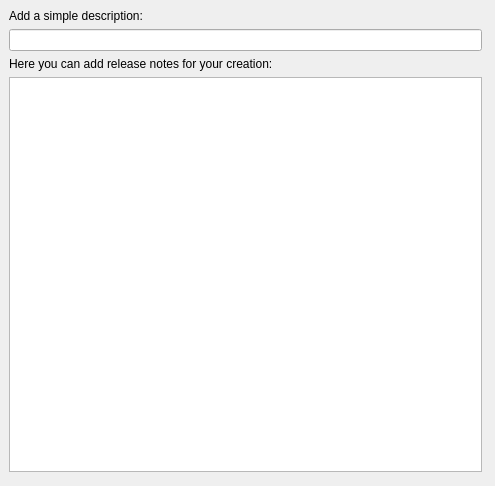
<ui version="4.0" >
 <class>PlasmagikDesignedWidget</class>
 <widget class="QWidget" name="PlasmagikDesignedWidget" >
  <property name="geometry" >
   <rect>
    <x>0</x>
    <y>0</y>
    <width>495</width>
    <height>486</height>
   </rect>
  </property>
  <property name="minimumSize" >
   <size>
    <width>0</width>
    <height>0</height>
   </size>
  </property>
  <property name="windowTitle" >
   <string>Form</string>
  </property>
  <widget class="QStackedWidget" name="mainWidget" >
   <property name="geometry" >
    <rect>
     <x>0</x>
     <y>0</y>
     <width>491</width>
     <height>481</height>
    </rect>
   </property>
   <property name="sizePolicy" >
    <sizepolicy>
     <hsizetype>3</hsizetype>
     <vsizetype>3</vsizetype>
     <horstretch>0</horstretch>
     <verstretch>0</verstretch>
    </sizepolicy>
   </property>
   <property name="minimumSize" >
    <size>
     <width>460</width>
     <height>400</height>
    </size>
   </property>
   <property name="autoFillBackground" >
    <bool>true</bool>
   </property>
   <property name="frameShadow" >
    <enum>QFrame::Sunken</enum>
   </property>
   <property name="currentIndex" >
    <number>2</number>
   </property>
   <widget class="QWidget" name="page_3" >
    <layout class="QGridLayout" >
     <property name="margin" >
      <number>9</number>
     </property>
     <property name="spacing" >
      <number>6</number>
     </property>
     <item row="0" column="0" >
      <layout class="QVBoxLayout" >
       <property name="margin" >
        <number>0</number>
       </property>
       <property name="spacing" >
        <number>6</number>
       </property>
       <item>
        <spacer>
         <property name="orientation" >
          <enum>Qt::Vertical</enum>
         </property>
         <property name="sizeType" >
          <enum>QSizePolicy::Fixed</enum>
         </property>
         <property name="sizeHint" >
          <size>
           <width>20</width>
           <height>40</height>
          </size>
         </property>
        </spacer>
       </item>
       <item>
        <widget class="QLabel" name="firstLabel" >
         <property name="text" >
          <string>&lt;html>&lt;head>&lt;meta name="qrichtext" content="1" />&lt;style type="text/css">
p, li { white-space: pre-wrap; }
&lt;/style>&lt;/head>&lt;body style=" font-family:'Sans Serif'; font-size:9pt; font-weight:400; font-style:normal; text-decoration:none;">
&lt;p style=" margin-top:0px; margin-bottom:0px; margin-left:0px; margin-right:0px; -qt-block-indent:0; text-indent:0px; font-size:10pt;">Hello,&lt;br />with this dialog you are going to magically package your&lt;/p>
&lt;p style=" margin-top:0px; margin-bottom:0px; margin-left:0px; margin-right:0px; -qt-block-indent:0; text-indent:0px; font-size:10pt;">new exciting creation.&lt;/p>
&lt;p style="-qt-paragraph-type:empty; margin-top:0px; margin-bottom:0px; margin-left:0px; margin-right:0px; -qt-block-indent:0; text-indent:0px; font-size:10pt;">&lt;/p>
&lt;p style=" margin-top:0px; margin-bottom:0px; margin-left:0px; margin-right:0px; -qt-block-indent:0; text-indent:0px; font-size:10pt;">Your creation will need to be in an empty folder, containing just the files&lt;/p>
&lt;p style=" margin-top:0px; margin-bottom:0px; margin-left:0px; margin-right:0px; -qt-block-indent:0; text-indent:0px; font-size:10pt;">you want to be packaged. Please note that the &lt;span style=" font-weight:600; color:#000000;">WHOLE &lt;/span>&lt;span style=" color:#000000;">directory,&lt;/span>&lt;/p>
&lt;p style=" margin-top:0px; margin-bottom:0px; margin-left:0px; margin-right:0px; -qt-block-indent:0; text-indent:0px; font-size:10pt; color:#000000;">with all its content, will be packaged.&lt;/p>
&lt;p style="-qt-paragraph-type:empty; margin-top:0px; margin-bottom:0px; margin-left:0px; margin-right:0px; -qt-block-indent:0; text-indent:0px; font-size:10pt;">&lt;/p>
&lt;p style=" margin-top:0px; margin-bottom:0px; margin-left:0px; margin-right:0px; -qt-block-indent:0; text-indent:0px; font-size:10pt;">If you are going to use a custom licence, please&lt;/p>
&lt;p style=" margin-top:0px; margin-bottom:0px; margin-left:0px; margin-right:0px; -qt-block-indent:0; text-indent:0px; font-size:10pt;">remember to add a file called '&lt;span style=" font-weight:600;">COPYING&lt;/span>'  in the top level of the directory&lt;/p>
&lt;p style=" margin-top:0px; margin-bottom:0px; margin-left:0px; margin-right:0px; -qt-block-indent:0; text-indent:0px; font-size:10pt;">you are going to package. Note that this file existance will be checked,&lt;/p>
&lt;p style=" margin-top:0px; margin-bottom:0px; margin-left:0px; margin-right:0px; -qt-block-indent:0; text-indent:0px; font-size:10pt;">and the filename must be uppercase (the check is  case-sensitive).&lt;/p>&lt;/body>&lt;/html></string>
         </property>
         <property name="textFormat" >
          <enum>Qt::RichText</enum>
         </property>
        </widget>
       </item>
       <item>
        <spacer>
         <property name="orientation" >
          <enum>Qt::Vertical</enum>
         </property>
         <property name="sizeType" >
          <enum>QSizePolicy::Expanding</enum>
         </property>
         <property name="sizeHint" >
          <size>
           <width>20</width>
           <height>71</height>
          </size>
         </property>
        </spacer>
       </item>
      </layout>
     </item>
    </layout>
   </widget>
   <widget class="QWidget" name="page" >
    <layout class="QGridLayout" >
     <property name="margin" >
      <number>9</number>
     </property>
     <property name="spacing" >
      <number>6</number>
     </property>
     <item row="0" column="0" >
      <layout class="QVBoxLayout" >
       <property name="margin" >
        <number>0</number>
       </property>
       <property name="spacing" >
        <number>6</number>
       </property>
       <item>
        <spacer>
         <property name="orientation" >
          <enum>Qt::Vertical</enum>
         </property>
         <property name="sizeType" >
          <enum>QSizePolicy::Fixed</enum>
         </property>
         <property name="sizeHint" >
          <size>
           <width>20</width>
           <height>1</height>
          </size>
         </property>
        </spacer>
       </item>
       <item>
        <widget class="QLabel" name="label_3" >
         <property name="sizePolicy" >
          <sizepolicy>
           <hsizetype>1</hsizetype>
           <vsizetype>5</vsizetype>
           <horstretch>0</horstretch>
           <verstretch>0</verstretch>
          </sizepolicy>
         </property>
         <property name="text" >
          <string>Fill all the fileds:</string>
         </property>
         <property name="alignment" >
          <set>Qt::AlignCenter</set>
         </property>
        </widget>
       </item>
       <item>
        <spacer>
         <property name="orientation" >
          <enum>Qt::Vertical</enum>
         </property>
         <property name="sizeType" >
          <enum>QSizePolicy::Fixed</enum>
         </property>
         <property name="sizeHint" >
          <size>
           <width>51</width>
           <height>7</height>
          </size>
         </property>
        </spacer>
       </item>
       <item>
        <layout class="QVBoxLayout" >
         <property name="margin" >
          <number>0</number>
         </property>
         <property name="spacing" >
          <number>6</number>
         </property>
         <item>
          <widget class="QGroupBox" name="groupBox" >
           <property name="sizePolicy" >
            <sizepolicy>
             <hsizetype>5</hsizetype>
             <vsizetype>0</vsizetype>
             <horstretch>0</horstretch>
             <verstretch>0</verstretch>
            </sizepolicy>
           </property>
           <property name="title" >
            <string>Required fields:</string>
           </property>
           <layout class="QGridLayout" >
            <property name="margin" >
             <number>9</number>
            </property>
            <property name="spacing" >
             <number>6</number>
            </property>
            <item row="0" column="0" >
             <layout class="QHBoxLayout" >
              <property name="margin" >
               <number>0</number>
              </property>
              <property name="spacing" >
               <number>6</number>
              </property>
              <item>
               <spacer>
                <property name="orientation" >
                 <enum>Qt::Horizontal</enum>
                </property>
                <property name="sizeType" >
                 <enum>QSizePolicy::Fixed</enum>
                </property>
                <property name="sizeHint" >
                 <size>
                  <width>40</width>
                  <height>20</height>
                 </size>
                </property>
               </spacer>
              </item>
              <item>
               <layout class="QGridLayout" >
                <property name="margin" >
                 <number>0</number>
                </property>
                <property name="spacing" >
                 <number>6</number>
                </property>
                <item row="0" column="0" >
                 <widget class="QLabel" name="plasmoidNameLabel" >
                  <property name="text" >
                   <string>Name:</string>
                  </property>
                 </widget>
                </item>
                <item row="0" column="1" >
                 <widget class="KLineEdit" name="plasmoidName" />
                </item>
                <item row="1" column="0" >
                 <widget class="QLabel" name="label_6" >
                  <property name="text" >
                   <string>Author:</string>
                  </property>
                 </widget>
                </item>
                <item row="1" column="1" >
                 <widget class="KLineEdit" name="plasmoidAuthor" />
                </item>
                <item row="2" column="0" >
                 <widget class="QLabel" name="plasmoidVersionLabel" >
                  <property name="text" >
                   <string>Version:</string>
                  </property>
                 </widget>
                </item>
                <item row="2" column="1" >
                 <widget class="KRestrictedLine" name="plasmoidVersion" />
                </item>
                <item row="3" column="0" >
                 <widget class="QLabel" name="label_10" >
                  <property name="text" >
                   <string>Licence:</string>
                  </property>
                 </widget>
                </item>
                <item row="3" column="1" >
                 <widget class="QComboBox" name="plasmoidLicence" >
                  <item>
                   <property name="text" >
                    <string/>
                   </property>
                  </item>
                  <item>
                   <property name="text" >
                    <string>GPL</string>
                   </property>
                  </item>
                  <item>
                   <property name="text" >
                    <string>LGPL</string>
                   </property>
                  </item>
                  <item>
                   <property name="text" >
                    <string>BSD</string>
                   </property>
                  </item>
                  <item>
                   <property name="text" >
                    <string>MPL</string>
                   </property>
                  </item>
                  <item>
                   <property name="text" >
                    <string>Creative Commons 3.0 BY</string>
                   </property>
                  </item>
                  <item>
                   <property name="text" >
                    <string>Creative Commons 3.0 BY-SA</string>
                   </property>
                  </item>
                  <item>
                   <property name="text" >
                    <string>Creative Commons 3.0 BY-ND</string>
                   </property>
                  </item>
                  <item>
                   <property name="text" >
                    <string>Creative Commons 3.0 BY-ND-NC</string>
                   </property>
                  </item>
                  <item>
                   <property name="text" >
                    <string>Creative Commons 3.0 BY-NC-SA</string>
                   </property>
                  </item>
                  <item>
                   <property name="text" >
                    <string>Custom licence...</string>
                   </property>
                  </item>
                 </widget>
                </item>
                <item row="4" column="0" >
                 <widget class="QLabel" name="label_20" >
                  <property name="text" >
                   <string>Content type:  </string>
                  </property>
                 </widget>
                </item>
                <item row="4" column="1" >
                 <widget class="QComboBox" name="plasmoidLanguage" />
                </item>
               </layout>
              </item>
             </layout>
            </item>
           </layout>
          </widget>
         </item>
         <item>
          <spacer>
           <property name="orientation" >
            <enum>Qt::Vertical</enum>
           </property>
           <property name="sizeType" >
            <enum>QSizePolicy::Fixed</enum>
           </property>
           <property name="sizeHint" >
            <size>
             <width>20</width>
             <height>25</height>
            </size>
           </property>
          </spacer>
         </item>
         <item>
          <widget class="QGroupBox" name="groupBox_2" >
           <property name="sizePolicy" >
            <sizepolicy>
             <hsizetype>5</hsizetype>
             <vsizetype>0</vsizetype>
             <horstretch>0</horstretch>
             <verstretch>0</verstretch>
            </sizepolicy>
           </property>
           <property name="title" >
            <string>Optional fields:</string>
           </property>
           <layout class="QGridLayout" >
            <property name="margin" >
             <number>9</number>
            </property>
            <property name="spacing" >
             <number>6</number>
            </property>
            <item row="0" column="0" >
             <layout class="QHBoxLayout" >
              <property name="margin" >
               <number>0</number>
              </property>
              <property name="spacing" >
               <number>6</number>
              </property>
              <item>
               <spacer>
                <property name="orientation" >
                 <enum>Qt::Horizontal</enum>
                </property>
                <property name="sizeType" >
                 <enum>QSizePolicy::Fixed</enum>
                </property>
                <property name="sizeHint" >
                 <size>
                  <width>40</width>
                  <height>20</height>
                 </size>
                </property>
               </spacer>
              </item>
              <item>
               <layout class="QGridLayout" >
                <property name="margin" >
                 <number>0</number>
                </property>
                <property name="spacing" >
                 <number>6</number>
                </property>
                <item row="0" column="0" >
                 <widget class="QLabel" name="label_2" >
                  <property name="text" >
                   <string>Homepage: </string>
                  </property>
                 </widget>
                </item>
                <item row="0" column="1" >
                 <widget class="KLineEdit" name="plasmoidHomepage" />
                </item>
                <item row="1" column="0" >
                 <widget class="QLabel" name="label_4" >
                  <property name="text" >
                   <string>Email: </string>
                  </property>
                 </widget>
                </item>
                <item row="1" column="1" >
                 <widget class="KLineEdit" name="plasmoidEmail" />
                </item>
                <item row="2" column="0" >
                 <widget class="QLabel" name="label_9" >
                  <property name="text" >
                   <string>PNG Icon:</string>
                  </property>
                 </widget>
                </item>
                <item row="2" column="1" >
                 <widget class="KUrlRequester" name="plasmoidIcon" />
                </item>
                <item row="3" column="1" >
                 <widget class="KIconButton" name="kiconbutton" />
                </item>
                <item row="3" column="0" >
                 <widget class="QLabel" name="label" >
                  <property name="text" >
                   <string>Or, choose a system icon:</string>
                  </property>
                 </widget>
                </item>
               </layout>
              </item>
             </layout>
            </item>
           </layout>
          </widget>
         </item>
        </layout>
       </item>
       <item>
        <spacer>
         <property name="orientation" >
          <enum>Qt::Vertical</enum>
         </property>
         <property name="sizeType" >
          <enum>QSizePolicy::Expanding</enum>
         </property>
         <property name="sizeHint" >
          <size>
           <width>20</width>
           <height>1</height>
          </size>
         </property>
        </spacer>
       </item>
      </layout>
     </item>
    </layout>
   </widget>
   <widget class="QWidget" name="page_2" >
    <layout class="QGridLayout" >
     <property name="margin" >
      <number>9</number>
     </property>
     <property name="spacing" >
      <number>6</number>
     </property>
     <item row="0" column="0" >
      <layout class="QVBoxLayout" >
       <property name="margin" >
        <number>0</number>
       </property>
       <property name="spacing" >
        <number>6</number>
       </property>
       <item>
        <widget class="QLabel" name="plasmoidDescriptionLabel" >
         <property name="text" >
          <string>Add a simple description:</string>
         </property>
        </widget>
       </item>
       <item>
        <widget class="KLineEdit" name="plasmoidDescription" />
       </item>
       <item>
        <widget class="QLabel" name="releaseNotesLabel" >
         <property name="text" >
          <string>Here you can add release notes for your creation:</string>
         </property>
        </widget>
       </item>
       <item>
        <widget class="KTextEdit" name="plasmoidNotes" />
       </item>
      </layout>
     </item>
    </layout>
   </widget>
   <widget class="QWidget" name="page4" >
    <widget class="QWidget" name="layoutWidget" >
     <property name="geometry" >
      <rect>
       <x>0</x>
       <y>0</y>
       <width>471</width>
       <height>431</height>
      </rect>
     </property>
     <layout class="QGridLayout" >
      <property name="margin" >
       <number>0</number>
      </property>
      <property name="spacing" >
       <number>6</number>
      </property>
      <item row="0" column="0" >
       <widget class="QFrame" name="frame_3" >
        <property name="frameShape" >
         <enum>QFrame::NoFrame</enum>
        </property>
        <property name="frameShadow" >
         <enum>QFrame::Raised</enum>
        </property>
        <layout class="QGridLayout" >
         <property name="margin" >
          <number>9</number>
         </property>
         <property name="spacing" >
          <number>6</number>
         </property>
         <item row="0" column="0" >
          <layout class="QVBoxLayout" >
           <property name="margin" >
            <number>0</number>
           </property>
           <property name="spacing" >
            <number>6</number>
           </property>
           <item>
            <widget class="QLabel" name="label_8" >
             <property name="text" >
              <string>Please select the folder which contains your sources:</string>
             </property>
            </widget>
           </item>
           <item>
            <widget class="KUrlRequester" name="sourcePathRequester" />
           </item>
           <item>
            <spacer>
             <property name="orientation" >
              <enum>Qt::Vertical</enum>
             </property>
             <property name="sizeType" >
              <enum>QSizePolicy::Fixed</enum>
             </property>
             <property name="sizeHint" >
              <size>
               <width>20</width>
               <height>21</height>
              </size>
             </property>
            </spacer>
           </item>
          </layout>
         </item>
        </layout>
       </widget>
      </item>
      <item row="3" column="0" >
       <spacer>
        <property name="orientation" >
         <enum>Qt::Vertical</enum>
        </property>
        <property name="sizeHint" >
         <size>
          <width>20</width>
          <height>40</height>
         </size>
        </property>
       </spacer>
      </item>
      <item row="1" column="0" >
       <widget class="QFrame" name="firstFileFrame" >
        <property name="frameShape" >
         <enum>QFrame::NoFrame</enum>
        </property>
        <property name="frameShadow" >
         <enum>QFrame::Plain</enum>
        </property>
        <layout class="QGridLayout" >
         <property name="margin" >
          <number>9</number>
         </property>
         <property name="spacing" >
          <number>6</number>
         </property>
         <item row="0" column="0" >
          <layout class="QVBoxLayout" >
           <property name="margin" >
            <number>0</number>
           </property>
           <property name="spacing" >
            <number>6</number>
           </property>
           <item>
            <widget class="QLabel" name="firstFileLabel" >
             <property name="text" >
              <string>Please choose the file that should be loaded first:</string>
             </property>
            </widget>
           </item>
           <item>
            <widget class="KUrlRequester" name="firstFile" />
           </item>
           <item>
            <spacer>
             <property name="orientation" >
              <enum>Qt::Vertical</enum>
             </property>
             <property name="sizeType" >
              <enum>QSizePolicy::Fixed</enum>
             </property>
             <property name="sizeHint" >
              <size>
               <width>20</width>
               <height>21</height>
              </size>
             </property>
            </spacer>
           </item>
          </layout>
         </item>
        </layout>
       </widget>
      </item>
      <item row="2" column="0" >
       <widget class="QFrame" name="frame_4" >
        <property name="frameShape" >
         <enum>QFrame::NoFrame</enum>
        </property>
        <property name="frameShadow" >
         <enum>QFrame::Raised</enum>
        </property>
        <layout class="QGridLayout" >
         <property name="margin" >
          <number>9</number>
         </property>
         <property name="spacing" >
          <number>6</number>
         </property>
         <item row="0" column="0" >
          <layout class="QVBoxLayout" >
           <property name="margin" >
            <number>0</number>
           </property>
           <property name="spacing" >
            <number>6</number>
           </property>
           <item>
            <widget class="QLabel" name="label_11" >
             <property name="text" >
              <string>Please choose where do you want to save your plasmoid:</string>
             </property>
            </widget>
           </item>
           <item>
            <widget class="KUrlRequester" name="destFile" />
           </item>
           <item>
            <spacer>
             <property name="orientation" >
              <enum>Qt::Vertical</enum>
             </property>
             <property name="sizeType" >
              <enum>QSizePolicy::Fixed</enum>
             </property>
             <property name="sizeHint" >
              <size>
               <width>20</width>
               <height>21</height>
              </size>
             </property>
            </spacer>
           </item>
          </layout>
         </item>
        </layout>
       </widget>
      </item>
     </layout>
    </widget>
   </widget>
  </widget>
 </widget>
 <customwidgets>
  <customwidget>
   <class>KRestrictedLine</class>
   <extends>KLineEdit</extends>
   <header>krestrictedline.h</header>
  </customwidget>
  <customwidget>
   <class>KLineEdit</class>
   <extends>QLineEdit</extends>
   <header>klineedit.h</header>
  </customwidget>
  <customwidget>
   <class>KUrlRequester</class>
   <extends>QFrame</extends>
   <header>kurlrequester.h</header>
  </customwidget>
  <customwidget>
   <class>KTextEdit</class>
   <extends>QTextEdit</extends>
   <header>ktextedit.h</header>
  </customwidget>
  <customwidget>
   <class>KIconButton</class>
   <extends>QPushButton</extends>
   <header>kicondialog.h</header>
  </customwidget>
 </customwidgets>
 <resources/>
 <connections>
  <connection>
   <sender>kiconbutton</sender>
   <signal>iconChanged(QString)</signal>
   <receiver>plasmoidIcon</receiver>
   <slot>setPath(QString)</slot>
   <hints>
    <hint type="sourcelabel" >
     <x>241</x>
     <y>424</y>
    </hint>
    <hint type="destinationlabel" >
     <x>237</x>
     <y>400</y>
    </hint>
   </hints>
  </connection>
 </connections>
</ui>
